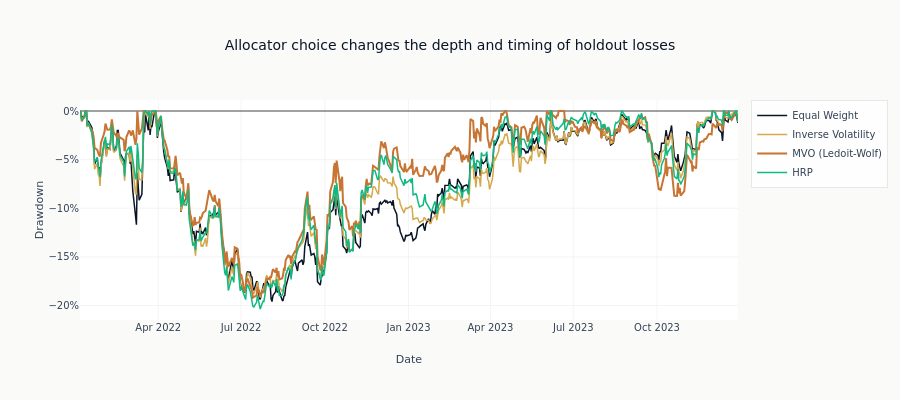

This figure's notebook cell:
### Markdown cell above
## 9. Drawdown Analysis

### Code cell
fig = go.Figure()

for name, result in results.items():
    dd = portfolio_analyses[name].compute_drawdown_analysis()
    fig.add_trace(
        go.Scatter(
            x=result["dates"],
            y=dd.underwater_curve.to_numpy(),
            mode="lines",
            name=name,
            line=dict(color=colors[name], width=2 if name == selected_method else 1.5),
        )
    )

fig.update_layout(
    title="Allocator choice changes the depth and timing of holdout losses",
    xaxis_title="Date",
    yaxis_title="Drawdown",
    height=400,
    yaxis_tickformat=".0%",
)
show_plotly_with_alt(
    fig,
    "Four underwater curves over the holdout, one per allocation method, all at or below zero.",
)

### Figure 1 — Plotly figure (JSON) as saved in the notebook; plotly's stock layout.template omitted (floating-point values rounded to 4 significant figures; data arrays with more than 128 entries replaced by an {"elided": "..."} marker saying what was removed)
{"data": [{"line": {"color": "#0a1628", "width": 1.5}, "mode": "lines", "name": "Equal Weight", "type": "scatter", "x": {"elided": "499 str values"}, "y": {"elided": "499 float values"}}, {"line": {"color": "#D4A84B", "width": 1.5}, "mode": "lines", "name": "Inverse Volatility", "type": "scatter", "x": {"elided": "499 str values"}, "y": {"elided": "499 float values"}}, {"line": {"color": "#C87533", "width": 2}, "mode": "lines", "name": "MVO (Ledoit-Wolf)", "type": "scatter", "x": {"elided": "499 str values"}, "y": {"elided": "499 float values"}}, {"line": {"color": "#10b981", "width": 1.5}, "mode": "lines", "name": "HRP", "type": "scatter", "x": {"elided": "499 str values"}, "y": {"elided": "499 float values"}}], "layout": {"height": 400, "title": {"text": "Allocator choice changes the depth and timing of holdout losses"}, "xaxis": {"title": {"text": "Date"}}, "yaxis": {"tickformat": ".0%", "title": {"text": "Drawdown"}}}}
